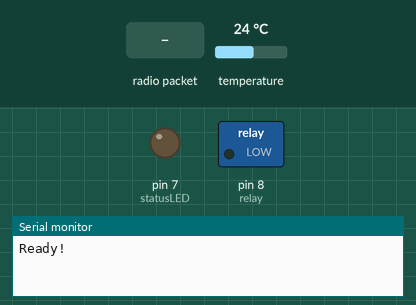
A sketch run on a simulated Arduino Uno, built with avr-gcc and run on an emulated ATmega328P. Parts: switched loads named in the sketch (green lamp = pin HIGH), output pins drawn as LEDs (lit = HIGH), the last lines printed to the serial monitor. The inputs (shaded band) are chosen by the test bench; at power-on: temperature 24 °C. No radio packets arrive unless stated.

Above: at 2.2 s.
2.3 s: radio packet "temp" arrives
At 3.3 s:
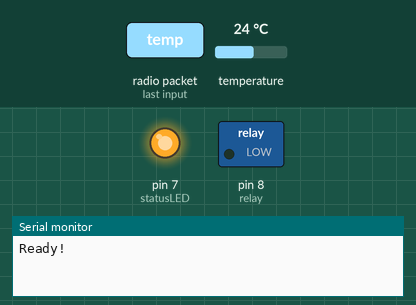
4.0 s: radio packet "0" arrives
At 4.8 s:
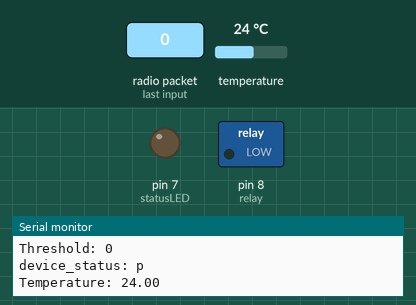
5.7 s: radio packet "1" arrives
At 7.1 s:
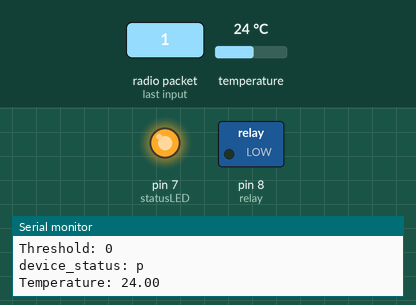
Timing chart, 0 to 8.7 s (numbered marks = the images above; inputs shaded):
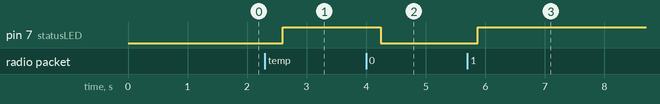

The sketch:

arduino.ino
```cpp
#include <SPI.h>
#include "RF24.h"
#include <OneWire.h>
#include <DallasTemperature.h>

#define ONE_WIRE_BUS 3
OneWire oneWire(ONE_WIRE_BUS);
DallasTemperature sensors(&oneWire);
RF24 radio(9,10);
const uint64_t pipes[2] = {
  0xF0F0F0F0E2LL, 0xF0F0F0F0E1LL };
//const uint64_t pipes[2] = { 0xf0f0f0f0e2LL, 0xf0f0f0f0e1LL };
char payload[32];
const int relay = 8;
const int statusLED = 7;
unsigned char relay_status;
String node;
int threshold = 16;
String device_status; // not int as will contain 0,1 & "-"
int temp;

void setup(void){
  sensors.begin();
  pinMode(relay, OUTPUT);
  pinMode(statusLED, OUTPUT);
  digitalWrite(statusLED, LOW);
  Serial.begin(57600);
  radio.begin();
  radio.enableDynamicPayloads();
  radio.setDataRate(RF24_250KBPS);
  radio.setPALevel(RF24_PA_MAX);
  radio.setChannel(76);
  radio.setRetries(15,15);
  radio.openWritingPipe(pipes[0]);
  radio.openReadingPipe(1,pipes[1]);
  radio.startListening();
  Serial.println("\nReady!\n");
  delay(1000);
}

void loop(void){
  radio.startListening();
  sensors.requestTemperatures();
  temp = sensors.getTempCByIndex(0);
  while (radio.available()){
    digitalWrite(statusLED, HIGH);
    int length = radio.getDynamicPayloadSize();
    bool done = false;
    while (!done){
      done = radio.read(payload, length);
      payload[length] = 0;
      node = String(payload[0]);// + String(payload[1]);
      if (node == "0"){
        if ((String(payload[1]) + String(payload[2]) + String(payload[3]) + String(payload[4])) == "temp"){
          Serial.print("Server asked for temp... ");
          radio.stopListening();
          bool timeout = false;
          unsigned long started_waiting_at = millis();
          while (!radio.write(&temp,sizeof(temp)) && !timeout){
            if (millis() - started_waiting_at > 5000 ){
              timeout = true;
            }
          }
          if (timeout){
            Serial.print("failed\n");
          }
          else {
            Serial.print("sent\n");
          }
        }
        else {
          threshold = (String(payload[1]) + String(payload[2])).toInt();
          device_status = String(payload[3]);
          Serial.print("Node: " + node + "\n");
          Serial.print("Threshold: " + String(threshold) + "\n");
          Serial.print("device_status: " + device_status + "\n");
          Serial.print("Temperature: ");
          Serial.print(sensors.getTempCByIndex(0));
          Serial.print("\n");
        }
        digitalWrite(statusLED, LOW);
      }
    }
  }
  // set the relay
  if (temp < threshold && device_status == "1"){
    relay_status = HIGH;
  }
  if (device_status == "0"){
    relay_status = LOW;
  }
  else if (temp >= threshold && device_status == "1") { // we are too hot
    relay_status = LOW;
  }
  digitalWrite(relay, relay_status);
  delay(50);
}
```

Measured:
- after the input at 2.3 s, pin 7 (statusLED): LOW → HIGH after 0.30 s
- after the input at 4.0 s, pin 7 (statusLED): HIGH → LOW after 0.24 s
- after the input at 5.7 s, pin 7 (statusLED): LOW → HIGH after 0.17 s
